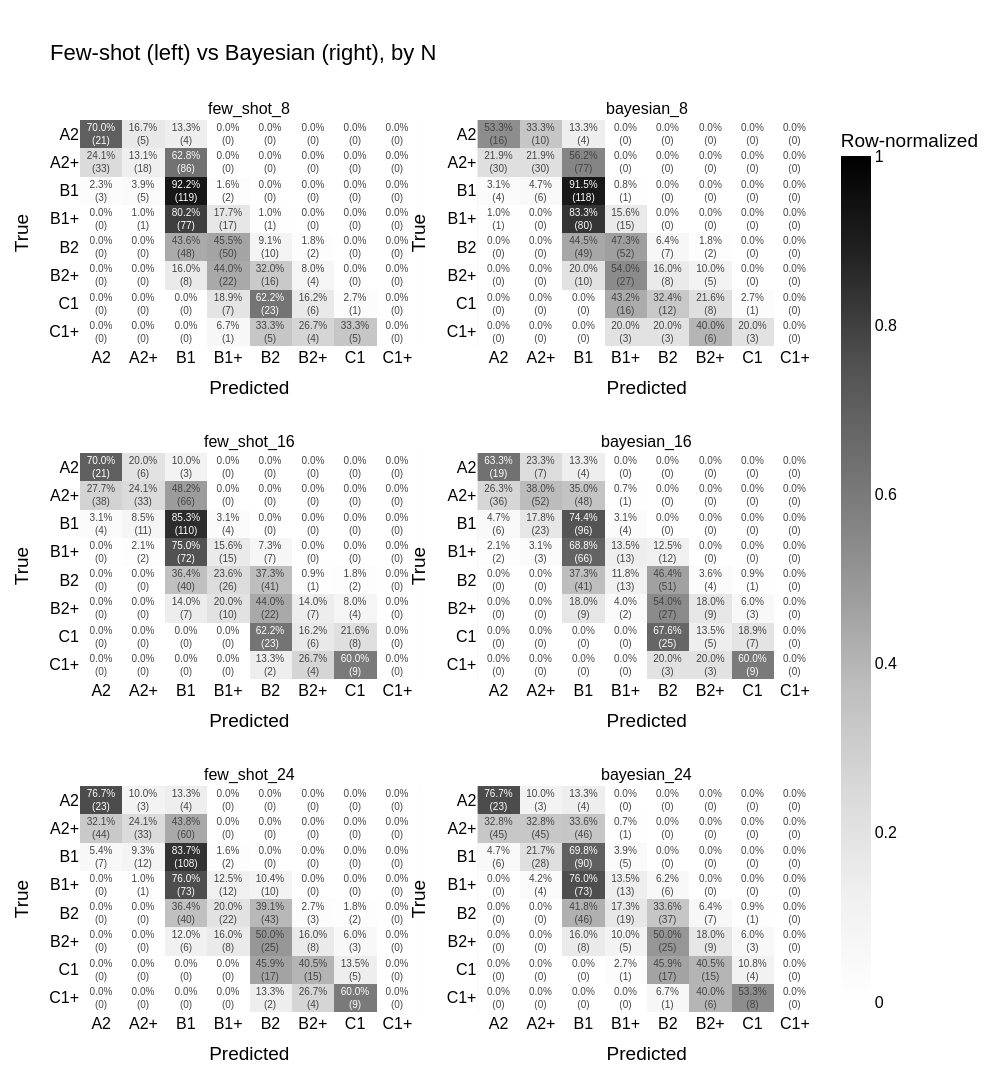

The cell this chart's notebook holds for it:
### Markdown cell above
# Few-shot and Bayesian

### Code cell
fig = plot_confusion_grid(
    ["few_shot_8",  "bayesian_8",
     "few_shot_16", "bayesian_16",
     "few_shot_24", "bayesian_24"],
    n_rows=3, n_cols=2,
    title="Few-shot (left) vs Bayesian (right), by N",
)
fig.show()

### Figure 1 — Plotly figure (JSON) as saved in the notebook; plotly's stock layout.template omitted (floating-point values rounded to 4 significant figures)
{"data": [{"coloraxis": "coloraxis", "hoverongaps": false, "text": [["70.0%<br>(21)", "16.7%<br>(5)", "13.3%<br>(4)", "0.0%<br>(0)", "0.0%<br>(0)", "0.0%<br>(0)", "0.0%<br>(0)", "0.0%<br>(0)"], ["24.1%<br>(33)", "13.1%<br>(18)", "62.8%<br>(86)", "0.0%<br>(0)", "0.0%<br>(0)", "0.0%<br>(0)", "0.0%<br>(0)", "0.0%<br>(0)"], ["2.3%<br>(3)", "3.9%<br>(5)", "92.2%<br>(119)", "1.6%<br>(2)", "0.0%<br>(0)", "0.0%<br>(0)", "0.0%<br>(0)", "0.0%<br>(0)"], ["0.0%<br>(0)", "1.0%<br>(1)", "80.2%<br>(77)", "17.7%<br>(17)", "1.0%<br>(1)", "0.0%<br>(0)", "0.0%<br>(0)", "0.0%<br>(0)"], ["0.0%<br>(0)", "0.0%<br>(0)", "43.6%<br>(48)", "45.5%<br>(50)", "9.1%<br>(10)", "1.8%<br>(2)", "0.0%<br>(0)", "0.0%<br>(0)"], ["0.0%<br>(0)", "0.0%<br>(0)", "16.0%<br>(8)", "44.0%<br>(22)", "32.0%<br>(16)", "8.0%<br>(4)", "0.0%<br>(0)", "0.0%<br>(0)"], ["0.0%<br>(0)", "0.0%<br>(0)", "0.0%<br>(0)", "18.9%<br>(7)", "62.2%<br>(23)", "16.2%<br>(6)", "2.7%<br>(1)", "0.0%<br>(0)"], ["0.0%<br>(0)", "0.0%<br>(0)", "0.0%<br>(0)", "6.7%<br>(1)", "33.3%<br>(5)", "26.7%<br>(4)", "33.3%<br>(5)", "0.0%<br>(0)"]], "texttemplate": "%{text}", "type": "heatmap", "x": ["A2", "A2+", "B1", "B1+", "B2", "B2+", "C1", "C1+"], "xaxis": "x", "y": ["A2", "A2+", "B1", "B1+", "B2", "B2+", "C1", "C1+"], "yaxis": "y", "z": [[0.7, 0.1667, 0.1333, 0.0, 0.0, 0.0, 0.0, 0.0], [0.2409, 0.1314, 0.6277, 0.0, 0.0, 0.0, 0.0, 0.0], [0.02326, 0.03876, 0.9225, 0.0155, 0.0, 0.0, 0.0, 0.0], [0.0, 0.01042, 0.8021, 0.1771, 0.01042, 0.0, 0.0, 0.0], [0.0, 0.0, 0.4364, 0.4545, 0.09091, 0.01818, 0.0, 0.0], [0.0, 0.0, 0.16, 0.44, 0.32, 0.08, 0.0, 0.0], [0.0, 0.0, 0.0, 0.1892, 0.6216, 0.1622, 0.02703, 0.0], [0.0, 0.0, 0.0, 0.06667, 0.3333, 0.2667, 0.3333, 0.0]]}, {"coloraxis": "coloraxis", "hoverongaps": false, "text": [["53.3%<br>(16)", "33.3%<br>(10)", "13.3%<br>(4)", "0.0%<br>(0)", "0.0%<br>(0)", "0.0%<br>(0)", "0.0%<br>(0)", "0.0%<br>(0)"], ["21.9%<br>(30)", "21.9%<br>(30)", "56.2%<br>(77)", "0.0%<br>(0)", "0.0%<br>(0)", "0.0%<br>(0)", "0.0%<br>(0)", "0.0%<br>(0)"], ["3.1%<br>(4)", "4.7%<br>(6)", "91.5%<br>(118)", "0.8%<br>(1)", "0.0%<br>(0)", "0.0%<br>(0)", "0.0%<br>(0)", "0.0%<br>(0)"], ["1.0%<br>(1)", "0.0%<br>(0)", "83.3%<br>(80)", "15.6%<br>(15)", "0.0%<br>(0)", "0.0%<br>(0)", "0.0%<br>(0)", "0.0%<br>(0)"], ["0.0%<br>(0)", "0.0%<br>(0)", "44.5%<br>(49)", "47.3%<br>(52)", "6.4%<br>(7)", "1.8%<br>(2)", "0.0%<br>(0)", "0.0%<br>(0)"], ["0.0%<br>(0)", "0.0%<br>(0)", "20.0%<br>(10)", "54.0%<br>(27)", "16.0%<br>(8)", "10.0%<br>(5)", "0.0%<br>(0)", "0.0%<br>(0)"], ["0.0%<br>(0)", "0.0%<br>(0)", "0.0%<br>(0)", "43.2%<br>(16)", "32.4%<br>(12)", "21.6%<br>(8)", "2.7%<br>(1)", "0.0%<br>(0)"], ["0.0%<br>(0)", "0.0%<br>(0)", "0.0%<br>(0)", "20.0%<br>(3)", "20.0%<br>(3)", "40.0%<br>(6)", "20.0%<br>(3)", "0.0%<br>(0)"]], "texttemplate": "%{text}", "type": "heatmap", "x": ["A2", "A2+", "B1", "B1+", "B2", "B2+", "C1", "C1+"], "xaxis": "x2", "y": ["A2", "A2+", "B1", "B1+", "B2", "B2+", "C1", "C1+"], "yaxis": "y2", "z": [[0.5333, 0.3333, 0.1333, 0.0, 0.0, 0.0, 0.0, 0.0], [0.219, 0.219, 0.562, 0.0, 0.0, 0.0, 0.0, 0.0], [0.03101, 0.04651, 0.9147, 0.007752, 0.0, 0.0, 0.0, 0.0], [0.01042, 0.0, 0.8333, 0.1562, 0.0, 0.0, 0.0, 0.0], [0.0, 0.0, 0.4455, 0.4727, 0.06364, 0.01818, 0.0, 0.0], [0.0, 0.0, 0.2, 0.54, 0.16, 0.1, 0.0, 0.0], [0.0, 0.0, 0.0, 0.4324, 0.3243, 0.2162, 0.02703, 0.0], [0.0, 0.0, 0.0, 0.2, 0.2, 0.4, 0.2, 0.0]]}, {"coloraxis": "coloraxis", "hoverongaps": false, "text": [["70.0%<br>(21)", "20.0%<br>(6)", "10.0%<br>(3)", "0.0%<br>(0)", "0.0%<br>(0)", "0.0%<br>(0)", "0.0%<br>(0)", "0.0%<br>(0)"], ["27.7%<br>(38)", "24.1%<br>(33)", "48.2%<br>(66)", "0.0%<br>(0)", "0.0%<br>(0)", "0.0%<br>(0)", "0.0%<br>(0)", "0.0%<br>(0)"], ["3.1%<br>(4)", "8.5%<br>(11)", "85.3%<br>(110)", "3.1%<br>(4)", "0.0%<br>(0)", "0.0%<br>(0)", "0.0%<br>(0)", "0.0%<br>(0)"], ["0.0%<br>(0)", "2.1%<br>(2)", "75.0%<br>(72)", "15.6%<br>(15)", "7.3%<br>(7)", "0.0%<br>(0)", "0.0%<br>(0)", "0.0%<br>(0)"], ["0.0%<br>(0)", "0.0%<br>(0)", "36.4%<br>(40)", "23.6%<br>(26)", "37.3%<br>(41)", "0.9%<br>(1)", "1.8%<br>(2)", "0.0%<br>(0)"], ["0.0%<br>(0)", "0.0%<br>(0)", "14.0%<br>(7)", "20.0%<br>(10)", "44.0%<br>(22)", "14.0%<br>(7)", "8.0%<br>(4)", "0.0%<br>(0)"], ["0.0%<br>(0)", "0.0%<br>(0)", "0.0%<br>(0)", "0.0%<br>(0)", "62.2%<br>(23)", "16.2%<br>(6)", "21.6%<br>(8)", "0.0%<br>(0)"], ["0.0%<br>(0)", "0.0%<br>(0)", "0.0%<br>(0)", "0.0%<br>(0)", "13.3%<br>(2)", "26.7%<br>(4)", "60.0%<br>(9)", "0.0%<br>(0)"]], "texttemplate": "%{text}", "type": "heatmap", "x": ["A2", "A2+", "B1", "B1+", "B2", "B2+", "C1", "C1+"], "xaxis": "x3", "y": ["A2", "A2+", "B1", "B1+", "B2", "B2+", "C1", "C1+"], "yaxis": "y3", "z": [[0.7, 0.2, 0.1, 0.0, 0.0, 0.0, 0.0, 0.0], [0.2774, 0.2409, 0.4818, 0.0, 0.0, 0.0, 0.0, 0.0], [0.03101, 0.08527, 0.8527, 0.03101, 0.0, 0.0, 0.0, 0.0], [0.0, 0.02083, 0.75, 0.1562, 0.07292, 0.0, 0.0, 0.0], [0.0, 0.0, 0.3636, 0.2364, 0.3727, 0.009091, 0.01818, 0.0], [0.0, 0.0, 0.14, 0.2, 0.44, 0.14, 0.08, 0.0], [0.0, 0.0, 0.0, 0.0, 0.6216, 0.1622, 0.2162, 0.0], [0.0, 0.0, 0.0, 0.0, 0.1333, 0.2667, 0.6, 0.0]]}, {"coloraxis": "coloraxis", "hoverongaps": false, "text": [["63.3%<br>(19)", "23.3%<br>(7)", "13.3%<br>(4)", "0.0%<br>(0)", "0.0%<br>(0)", "0.0%<br>(0)", "0.0%<br>(0)", "0.0%<br>(0)"], ["26.3%<br>(36)", "38.0%<br>(52)", "35.0%<br>(48)", "0.7%<br>(1)", "0.0%<br>(0)", "0.0%<br>(0)", "0.0%<br>(0)", "0.0%<br>(0)"], ["4.7%<br>(6)", "17.8%<br>(23)", "74.4%<br>(96)", "3.1%<br>(4)", "0.0%<br>(0)", "0.0%<br>(0)", "0.0%<br>(0)", "0.0%<br>(0)"], ["2.1%<br>(2)", "3.1%<br>(3)", "68.8%<br>(66)", "13.5%<br>(13)", "12.5%<br>(12)", "0.0%<br>(0)", "0.0%<br>(0)", "0.0%<br>(0)"], ["0.0%<br>(0)", "0.0%<br>(0)", "37.3%<br>(41)", "11.8%<br>(13)", "46.4%<br>(51)", "3.6%<br>(4)", "0.9%<br>(1)", "0.0%<br>(0)"], ["0.0%<br>(0)", "0.0%<br>(0)", "18.0%<br>(9)", "4.0%<br>(2)", "54.0%<br>(27)", "18.0%<br>(9)", "6.0%<br>(3)", "0.0%<br>(0)"], ["0.0%<br>(0)", "0.0%<br>(0)", "0.0%<br>(0)", "0.0%<br>(0)", "67.6%<br>(25)", "13.5%<br>(5)", "18.9%<br>(7)", "0.0%<br>(0)"], ["0.0%<br>(0)", "0.0%<br>(0)", "0.0%<br>(0)", "0.0%<br>(0)", "20.0%<br>(3)", "20.0%<br>(3)", "60.0%<br>(9)", "0.0%<br>(0)"]], "texttemplate": "%{text}", "type": "heatmap", "x": ["A2", "A2+", "B1", "B1+", "B2", "B2+", "C1", "C1+"], "xaxis": "x4", "y": ["A2", "A2+", "B1", "B1+", "B2", "B2+", "C1", "C1+"], "yaxis": "y4", "z": [[0.6333, 0.2333, 0.1333, 0.0, 0.0, 0.0, 0.0, 0.0], [0.2628, 0.3796, 0.3504, 0.007299, 0.0, 0.0, 0.0, 0.0], [0.04651, 0.1783, 0.7442, 0.03101, 0.0, 0.0, 0.0, 0.0], [0.02083, 0.03125, 0.6875, 0.1354, 0.125, 0.0, 0.0, 0.0], [0.0, 0.0, 0.3727, 0.1182, 0.4636, 0.03636, 0.009091, 0.0], [0.0, 0.0, 0.18, 0.04, 0.54, 0.18, 0.06, 0.0], [0.0, 0.0, 0.0, 0.0, 0.6757, 0.1351, 0.1892, 0.0], [0.0, 0.0, 0.0, 0.0, 0.2, 0.2, 0.6, 0.0]]}, {"coloraxis": "coloraxis", "hoverongaps": false, "text": [["76.7%<br>(23)", "10.0%<br>(3)", "13.3%<br>(4)", "0.0%<br>(0)", "0.0%<br>(0)", "0.0%<br>(0)", "0.0%<br>(0)", "0.0%<br>(0)"], ["32.1%<br>(44)", "24.1%<br>(33)", "43.8%<br>(60)", "0.0%<br>(0)", "0.0%<br>(0)", "0.0%<br>(0)", "0.0%<br>(0)", "0.0%<br>(0)"], ["5.4%<br>(7)", "9.3%<br>(12)", "83.7%<br>(108)", "1.6%<br>(2)", "0.0%<br>(0)", "0.0%<br>(0)", "0.0%<br>(0)", "0.0%<br>(0)"], ["0.0%<br>(0)", "1.0%<br>(1)", "76.0%<br>(73)", "12.5%<br>(12)", "10.4%<br>(10)", "0.0%<br>(0)", "0.0%<br>(0)", "0.0%<br>(0)"], ["0.0%<br>(0)", "0.0%<br>(0)", "36.4%<br>(40)", "20.0%<br>(22)", "39.1%<br>(43)", "2.7%<br>(3)", "1.8%<br>(2)", "0.0%<br>(0)"], ["0.0%<br>(0)", "0.0%<br>(0)", "12.0%<br>(6)", "16.0%<br>(8)", "50.0%<br>(25)", "16.0%<br>(8)", "6.0%<br>(3)", "0.0%<br>(0)"], ["0.0%<br>(0)", "0.0%<br>(0)", "0.0%<br>(0)", "0.0%<br>(0)", "45.9%<br>(17)", "40.5%<br>(15)", "13.5%<br>(5)", "0.0%<br>(0)"], ["0.0%<br>(0)", "0.0%<br>(0)", "0.0%<br>(0)", "0.0%<br>(0)", "13.3%<br>(2)", "26.7%<br>(4)", "60.0%<br>(9)", "0.0%<br>(0)"]], "texttemplate": "%{text}", "type": "heatmap", "x": ["A2", "A2+", "B1", "B1+", "B2", "B2+", "C1", "C1+"], "xaxis": "x5", "y": ["A2", "A2+", "B1", "B1+", "B2", "B2+", "C1", "C1+"], "yaxis": "y5", "z": [[0.7667, 0.1, 0.1333, 0.0, 0.0, 0.0, 0.0, 0.0], [0.3212, 0.2409, 0.438, 0.0, 0.0, 0.0, 0.0, 0.0], [0.05426, 0.09302, 0.8372, 0.0155, 0.0, 0.0, 0.0, 0.0], [0.0, 0.01042, 0.7604, 0.125, 0.1042, 0.0, 0.0, 0.0], [0.0, 0.0, 0.3636, 0.2, 0.3909, 0.02727, 0.01818, 0.0], [0.0, 0.0, 0.12, 0.16, 0.5, 0.16, 0.06, 0.0], [0.0, 0.0, 0.0, 0.0, 0.4595, 0.4054, 0.1351, 0.0], [0.0, 0.0, 0.0, 0.0, 0.1333, 0.2667, 0.6, 0.0]]}, {"coloraxis": "coloraxis", "hoverongaps": false, "text": [["76.7%<br>(23)", "10.0%<br>(3)", "13.3%<br>(4)", "0.0%<br>(0)", "0.0%<br>(0)", "0.0%<br>(0)", "0.0%<br>(0)", "0.0%<br>(0)"], ["32.8%<br>(45)", "32.8%<br>(45)", "33.6%<br>(46)", "0.7%<br>(1)", "0.0%<br>(0)", "0.0%<br>(0)", "0.0%<br>(0)", "0.0%<br>(0)"], ["4.7%<br>(6)", "21.7%<br>(28)", "69.8%<br>(90)", "3.9%<br>(5)", "0.0%<br>(0)", "0.0%<br>(0)", "0.0%<br>(0)", "0.0%<br>(0)"], ["0.0%<br>(0)", "4.2%<br>(4)", "76.0%<br>(73)", "13.5%<br>(13)", "6.2%<br>(6)", "0.0%<br>(0)", "0.0%<br>(0)", "0.0%<br>(0)"], ["0.0%<br>(0)", "0.0%<br>(0)", "41.8%<br>(46)", "17.3%<br>(19)", "33.6%<br>(37)", "6.4%<br>(7)", "0.9%<br>(1)", "0.0%<br>(0)"], ["0.0%<br>(0)", "0.0%<br>(0)", "16.0%<br>(8)", "10.0%<br>(5)", "50.0%<br>(25)", "18.0%<br>(9)", "6.0%<br>(3)", "0.0%<br>(0)"], ["0.0%<br>(0)", "0.0%<br>(0)", "0.0%<br>(0)", "2.7%<br>(1)", "45.9%<br>(17)", "40.5%<br>(15)", "10.8%<br>(4)", "0.0%<br>(0)"], ["0.0%<br>(0)", "0.0%<br>(0)", "0.0%<br>(0)", "0.0%<br>(0)", "6.7%<br>(1)", "40.0%<br>(6)", "53.3%<br>(8)", "0.0%<br>(0)"]], "texttemplate": "%{text}", "type": "heatmap", "x": ["A2", "A2+", "B1", "B1+", "B2", "B2+", "C1", "C1+"], "xaxis": "x6", "y": ["A2", "A2+", "B1", "B1+", "B2", "B2+", "C1", "C1+"], "yaxis": "y6", "z": [[0.7667, 0.1, 0.1333, 0.0, 0.0, 0.0, 0.0, 0.0], [0.3285, 0.3285, 0.3358, 0.007299, 0.0, 0.0, 0.0, 0.0], [0.04651, 0.2171, 0.6977, 0.03876, 0.0, 0.0, 0.0, 0.0], [0.0, 0.04167, 0.7604, 0.1354, 0.0625, 0.0, 0.0, 0.0], [0.0, 0.0, 0.4182, 0.1727, 0.3364, 0.06364, 0.009091, 0.0], [0.0, 0.0, 0.16, 0.1, 0.5, 0.18, 0.06, 0.0], [0.0, 0.0, 0.0, 0.02703, 0.4595, 0.4054, 0.1081, 0.0], [0.0, 0.0, 0.0, 0.0, 0.06667, 0.4, 0.5333, 0.0]]}], "layout": {"annotations": [{"font": {"size": 16}, "showarrow": false, "text": "few_shot_8", "x": 0.23, "xanchor": "center", "xref": "paper", "y": 1, "yanchor": "bottom", "yref": "paper"}, {"font": {"size": 16}, "showarrow": false, "text": "bayesian_8", "x": 0.77, "xanchor": "center", "xref": "paper", "y": 1, "yanchor": "bottom", "yref": "paper"}, {"font": {"size": 16}, "showarrow": false, "text": "few_shot_16", "x": 0.23, "xanchor": "center", "xref": "paper", "y": 0.6267, "yanchor": "bottom", "yref": "paper"}, {"font": {"size": 16}, "showarrow": false, "text": "bayesian_16", "x": 0.77, "xanchor": "center", "xref": "paper", "y": 0.6267, "yanchor": "bottom", "yref": "paper"}, {"font": {"size": 16}, "showarrow": false, "text": "few_shot_24", "x": 0.23, "xanchor": "center", "xref": "paper", "y": 0.2533, "yanchor": "bottom", "yref": "paper"}, {"font": {"size": 16}, "showarrow": false, "text": "bayesian_24", "x": 0.77, "xanchor": "center", "xref": "paper", "y": 0.2533, "yanchor": "bottom", "yref": "paper"}], "coloraxis": {"cmax": 1, "cmin": 0, "colorbar": {"title": {"text": "Row-normalized"}}, "colorscale": [[0, "rgb(255,255,255)"], [0.125, "rgb(240,240,240)"], [0.25, "rgb(217,217,217)"], [0.375, "rgb(189,189,189)"], [0.5, "rgb(150,150,150)"], [0.625, "rgb(115,115,115)"], [0.75, "rgb(82,82,82)"], [0.875, "rgb(37,37,37)"], [1, "rgb(0,0,0)"]]}, "font": {"color": "black", "family": "Arial", "size": 16}, "height": 1440, "margin": {"b": 80, "l": 80, "r": 100, "t": 120}, "title": {"text": "Few-shot (left) vs Bayesian (right), by N"}, "width": 1000, "xaxis": {"anchor": "y", "domain": [0, 0.46], "title": {"text": "Predicted"}}, "xaxis2": {"anchor": "y2", "domain": [0.54, 1], "title": {"text": "Predicted"}}, "xaxis3": {"anchor": "y3", "domain": [0, 0.46], "title": {"text": "Predicted"}}, "xaxis4": {"anchor": "y4", "domain": [0.54, 1], "title": {"text": "Predicted"}}, "xaxis5": {"anchor": "y5", "domain": [0, 0.46], "title": {"text": "Predicted"}}, "xaxis6": {"anchor": "y6", "domain": [0.54, 1], "title": {"text": "Predicted"}}, "yaxis": {"anchor": "x", "autorange": "reversed", "domain": [0.7467, 1], "title": {"text": "True"}}, "yaxis2": {"anchor": "x2", "autorange": "reversed", "domain": [0.7467, 1], "title": {"text": "True"}}, "yaxis3": {"anchor": "x3", "autorange": "reversed", "domain": [0.3733, 0.6267], "title": {"text": "True"}}, "yaxis4": {"anchor": "x4", "autorange": "reversed", "domain": [0.3733, 0.6267], "title": {"text": "True"}}, "yaxis5": {"anchor": "x5", "autorange": "reversed", "domain": [0, 0.2533], "title": {"text": "True"}}, "yaxis6": {"anchor": "x6", "autorange": "reversed", "domain": [0, 0.2533], "title": {"text": "True"}}}}
